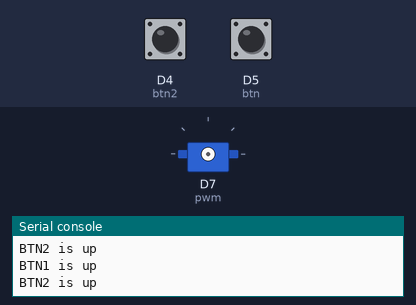
Recording of a program running on a simulated CircuitPython board. On the bench: servo, the last lines printed to the serial console. The inputs (shaded band) are chosen by the test bench; at power-on: D4 (btn2) LOW, D5 (btn) LOW.

Above: at 1.2 s.
1.3 s: D4 (btn2) pulled HIGH for 0.15 s
At 2.5 s:
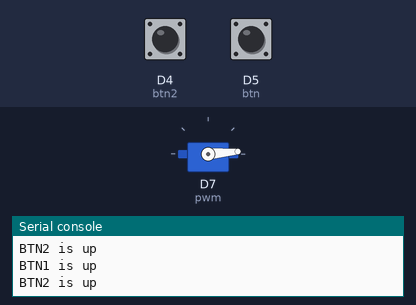
2.9 s: D5 (btn) pulled HIGH for 0.15 s
At 3.2 s:
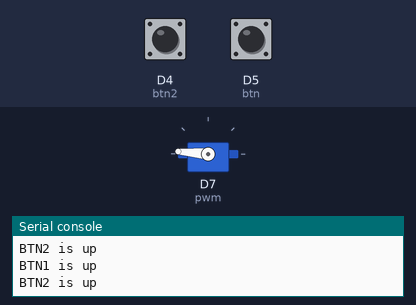
4.5 s: D4 (btn2) pulled HIGH for 1 s
At 5.5 s:
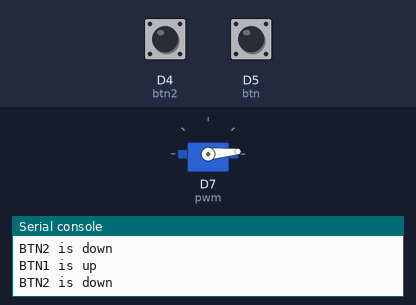
7.0 s: D5 (btn) pulled HIGH for 1 s
At 7.9 s:
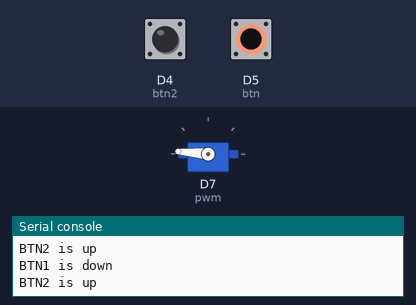
Timing chart, 0 to 10.0 s (numbered marks = the images above; inputs shaded):
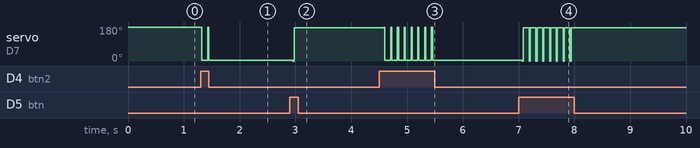

Measured:
- after the input at 1.3 s, servo on D7 (pwm): 180° → 5° at once
- after the input at 2.9 s, servo on D7 (pwm): 5° → 175° after 0.06 s
- after the input at 4.5 s, servo on D7 (pwm): alternates 180° for 0.02 s and 5° for 0.10 s, 16 changes in all, then stays 5°, starting after 0.08 s
- after the input at 7.0 s, servo on D7 (pwm): alternates 175° for 0.10 s and 0° for 0.02 s, 16 changes in all, then stays 175°, starting after 0.07 s

The program:

asdfghjk.py
```python
import time
import board
import pwmio
from adafruit_motor import servo
from digitalio import DigitalInOut, Direction, Pull

btn = DigitalInOut(board.D5)
btn.direction = Direction.INPUT
btn.pull = Pull.DOWN

btn2 = DigitalInOut(board.D4)
btn2.direction = Direction.INPUT
btn2.pull = Pull.DOWN
pwm = pwmio.PWMOut(board.D7, duty_cycle=2 ** 15, frequency=50)
my_servo = servo.Servo(pwm)


while True:
    if btn.value:
        print("BTN1 is down")
        for angle in range(0, 180, 5):  # 0 - 180 degrees, 5 degrees at a time.
            my_servo.angle = angle
        time.sleep(0.02)
    else:
        print("BTN1 is up")
        pass

    if btn2.value:
        print("BTN2 is down")
        for angle in range(180, 0, -5): # 180 - 0 degrees, 5 degrees at a time.
             my_servo.angle = angle
        time.sleep(0.02)
    else:
        print("BTN2 is up")
        pass

    time.sleep(0.1) # sleep for debounce
```
